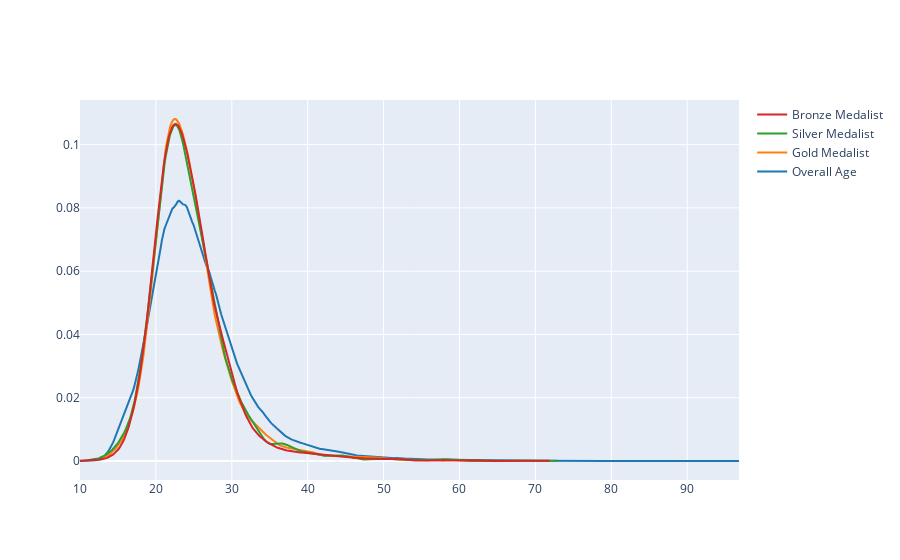

Source (notebook cell):
### Code cell
import plotly.figure_factory as ff

Athlete_df = df.drop_duplicates(subset=['Name', 'region'])
x1 = df['Age'].dropna()  
x2 = Athlete_df[Athlete_df['Medal'] == 'Gold']['Age'].dropna()
x3 = Athlete_df[Athlete_df['Medal'] == 'Silver']['Age'].dropna()
x4 = Athlete_df[Athlete_df['Medal'] == 'Bronze']['Age'].dropna()

figure = ff.create_distplot(
    [x1, x2, x3, x4],  
    ['Overall Age', 'Gold Medalist', 'Silver Medalist', 'Bronze Medalist'], 
    show_hist=False,  
    show_rug=False    
)
figure.show()

### Figure 1 — Plotly figure (JSON) as saved in the notebook; plotly's stock layout.template omitted (floating-point values rounded to 4 significant figures; data arrays with more than 128 entries replaced by an {"elided": "..."} marker saying what was removed)
{"data": [{"legendgroup": "Overall Age", "marker": {"color": "rgb(31, 119, 180)"}, "mode": "lines", "name": "Overall Age", "showlegend": true, "type": "scatter", "x": {"elided": "500 float values"}, "xaxis": "x", "y": {"elided": "500 float values"}, "yaxis": "y"}, {"legendgroup": "Gold Medalist", "marker": {"color": "rgb(255, 127, 14)"}, "mode": "lines", "name": "Gold Medalist", "showlegend": true, "type": "scatter", "x": {"elided": "500 float values"}, "xaxis": "x", "y": {"elided": "500 float values"}, "yaxis": "y"}, {"legendgroup": "Silver Medalist", "marker": {"color": "rgb(44, 160, 44)"}, "mode": "lines", "name": "Silver Medalist", "showlegend": true, "type": "scatter", "x": {"elided": "500 float values"}, "xaxis": "x", "y": {"elided": "500 float values"}, "yaxis": "y"}, {"legendgroup": "Bronze Medalist", "marker": {"color": "rgb(214, 39, 40)"}, "mode": "lines", "name": "Bronze Medalist", "showlegend": true, "type": "scatter", "x": {"elided": "500 float values"}, "xaxis": "x", "y": {"elided": "500 float values"}, "yaxis": "y"}], "layout": {"barmode": "overlay", "hovermode": "closest", "legend": {"traceorder": "reversed"}, "xaxis": {"anchor": "y2", "domain": [0, 1], "zeroline": false}, "yaxis": {"anchor": "free", "domain": [0, 1], "position": 0}}}
